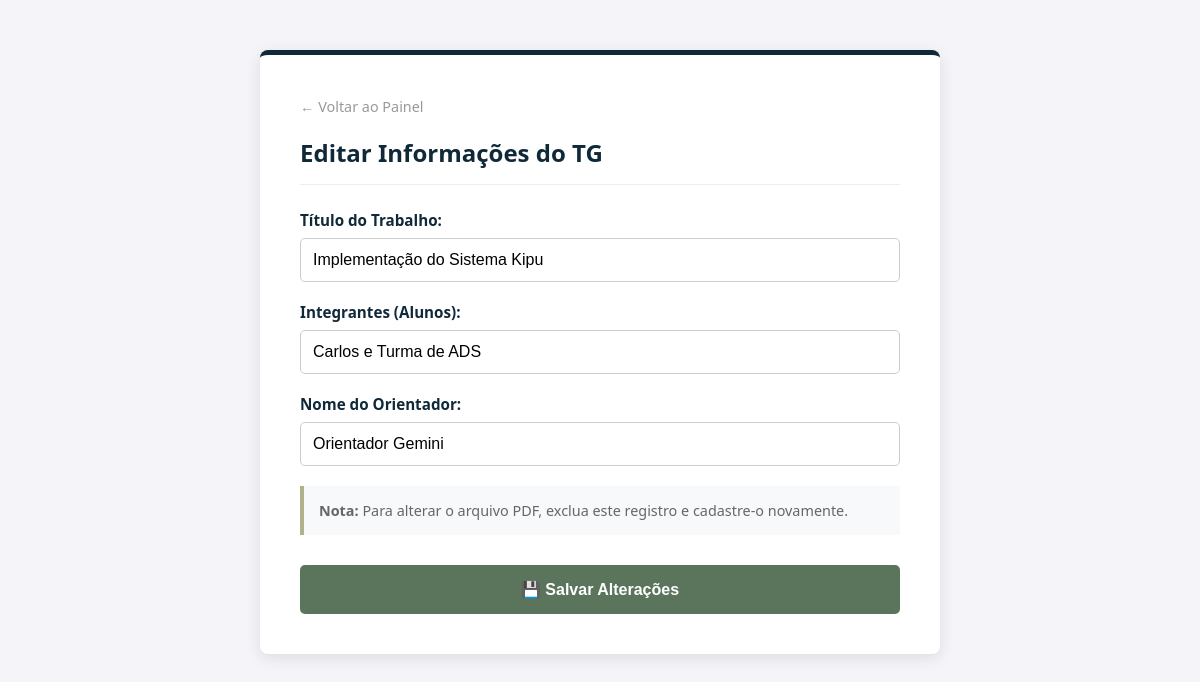
Page /editar_tg.php?id=1 (signed in) on the earlier database version.
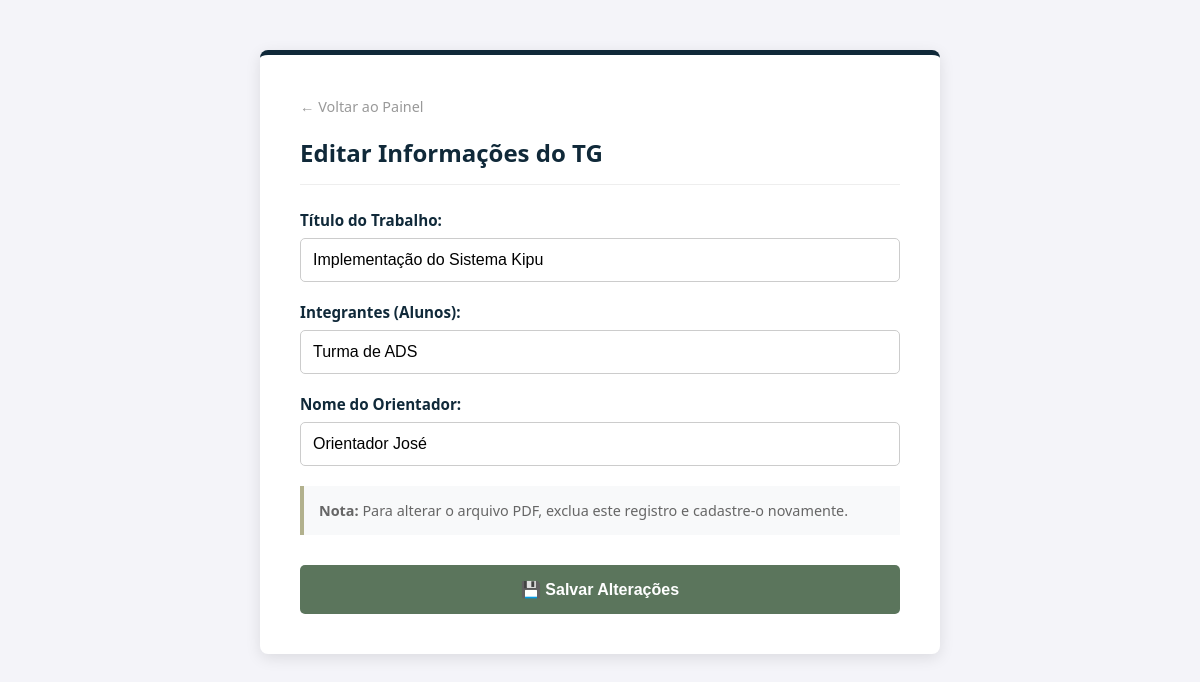
Same page on the later database version.
### tables this page shows
CREATE TABLE artigos (
    id INT AUTO_INCREMENT PRIMARY KEY,
    titulo VARCHAR(200) NOT NULL,
    nomes_alunos TEXT NOT NULL,
    nome_orientador VARCHAR(100) NOT NULL,
    caminho_ficheiro VARCHAR(255) NOT NULL,
    data_publicacao DATETIME DEFAULT CURRENT_TIMESTAMP,
    id_professor_postou INT,
    FOREIGN KEY (id_professor_postou) REFERENCES professores(id) ON DELETE SET NULL
);

### editar_tg.php (the view, shortened to what this page needs)
<?php
require 'conexao.php';
$id_artigo = filter_input(INPUT_GET, 'id', FILTER_SANITIZE_NUMBER_INT);
$id_professor = $_SESSION['id_professor'];
$stmt = $pdo->prepare("SELECT * FROM artigos WHERE id = :id AND id_professor_postou = :id_prof");
$stmt->bindValue(':id', $id_artigo);
$stmt->bindValue(':id_prof', $id_professor);
$stmt->execute();
$artigo = $stmt->fetch(PDO::FETCH_ASSOC);
?>
<!DOCTYPE html>
<html lang="pt-br">
<head>
</head>
<body>
    <div class="form-card">
        <a href="painel.php" class="voltar">← Voltar ao Painel</a>
        <h2>Editar Informações do TG</h2>
        <form method="POST">
            <label>Título do Trabalho:</label>
            <input type="text" name="titulo" value="<?php echo htmlspecialchars($artigo['titulo']); ?>" required>
            <label>Integrantes (Alunos):</label>
            <input type="text" name="alunos" value="<?php echo htmlspecialchars($artigo['nomes_alunos']); ?>" required>
            <label>Nome do Orientador:</label>
            <input type="text" name="orientador" value="<?php echo htmlspecialchars($artigo['nome_orientador']); ?>" required>
            <div class="info-file">
                <strong>Nota:</strong> Para alterar o arquivo PDF, exclua este registro e cadastre-o novamente.
            </div>
            <button type="submit" class="btn-salvar">💾 Salvar Alterações</button>
        </form>
    </div>
</body>
</html>

Differences in the rows shown:
changed artigos "Implementação do Sistema Kipu": alunos "Carlos e Turma de ADS" → "Turma de ADS"; orientador "Orientador Gemini" → "Orientador José"
